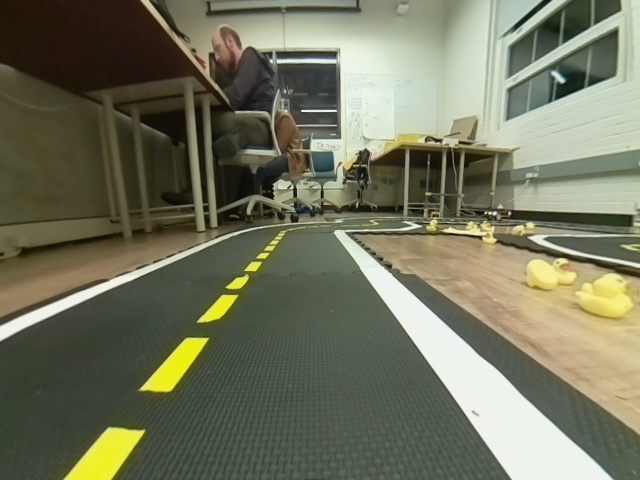
#> input picture HW7/lane_detector/image0.png, 640 x 480 px
$ python color_and_line.py image0.png
#> lines starting #> are read from the running program, lines starting #| are printed output that depends on the picture; after the words box and inside, x2 and y2 are one past the last pixel; in counts of white or black regions, pixels touching at a corner belong together
#> further down, image is the input picture: shape (480, 640, 3); mean B, G, R 93.6, 116.2, 114.4
#!/usr/bin/env python
import sys
import cv2

def lane_filter(image):
    # The incoming image is BGR format, convert it to HSV
    hsv = cv2.cvtColor(image, cv2.COLOR_BGR2HSV)
#> hsv: shape (480, 640, 3); mean H, S, V 38.8, 65.9, 119.6

    # OpenCV uses H: 0-179, S: 0-255, V: 0-255

    # Filter for only white pixels. Experiment with values as needed
    white_filter = cv2.inRange(hsv, (0,0,0), (180,30,255))
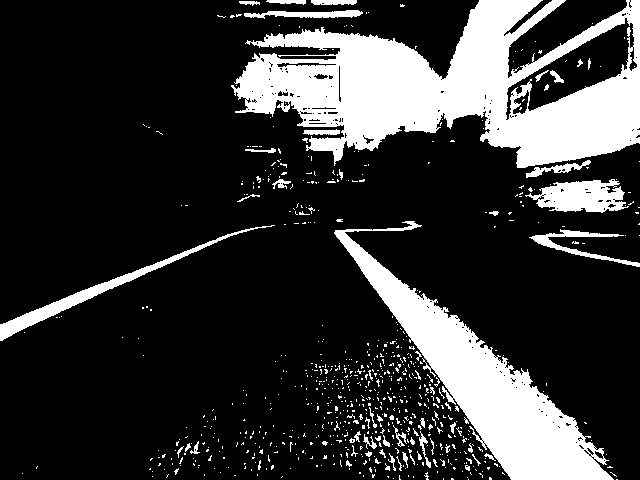
#> white_filter: shape (480, 640); 20.9% white; 734 white regions (677 under 20 px), largest, box (x1, y1, x2, y2) and area: (231, 0, 640, 168) 35443, (334, 221, 614, 480) 17630, (0, 225, 275, 341) 2224
    cv2.imshow("White Filter", white_filter)
    cv2.imwrite("white_filter.png", white_filter)

    # Filter for only yellow pixels. Experiment with values as needed
    yellow_filter = cv2.inRange(hsv, (23,100,193), (35,255,255))
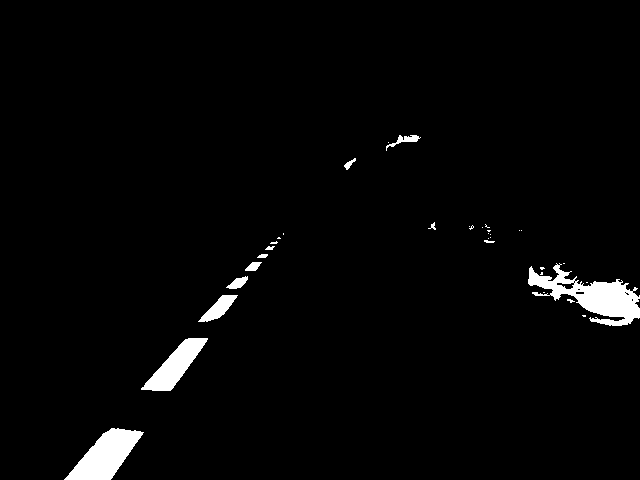
#> yellow_filter: shape (480, 640); 2.5% white; 34 white regions (22 under 20 px), largest, box (x1, y1, x2, y2) and area: (528, 263, 640, 326) 2904, (64, 428, 144, 480) 2161, (141, 338, 208, 391) 1464
    cv2.imshow("Yellow Filter", yellow_filter)
    cv2.imwrite("yellow_filter.png", yellow_filter)

    # Create a kernel to dilate the image.
    # Experiment with the numbers in parentheses (optional)
    kernel = cv2.getStructuringElement(cv2.MORPH_ELLIPSE, (3,3))

    # Dilate both the white and yellow images.
    # No need to experiment here.
    white_dilate = cv2.dilate(white_filter, kernel)
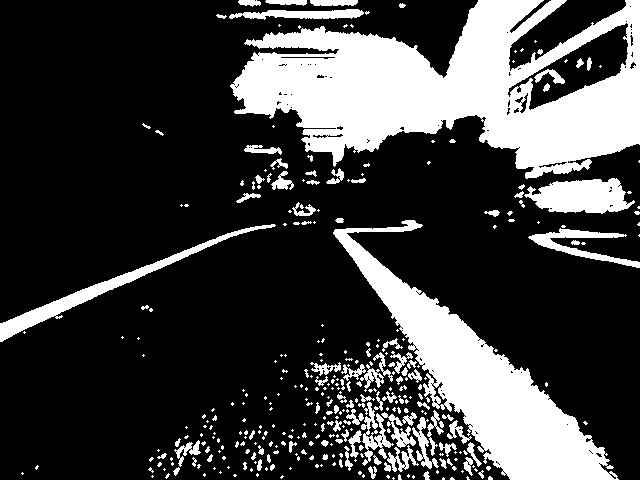
#> white_dilate: shape (480, 640); 25.2% white; 342 white regions (227 under 20 px), largest, box (x1, y1, x2, y2) and area: (230, 0, 640, 179) 39388, (333, 220, 619, 480) 19723, (0, 224, 276, 342) 2792
    cv2.imshow("Dilate White", white_dilate)
    cv2.imwrite("white_dilate.png", white_dilate)
    yellow_dilate = cv2.dilate(yellow_filter, kernel)
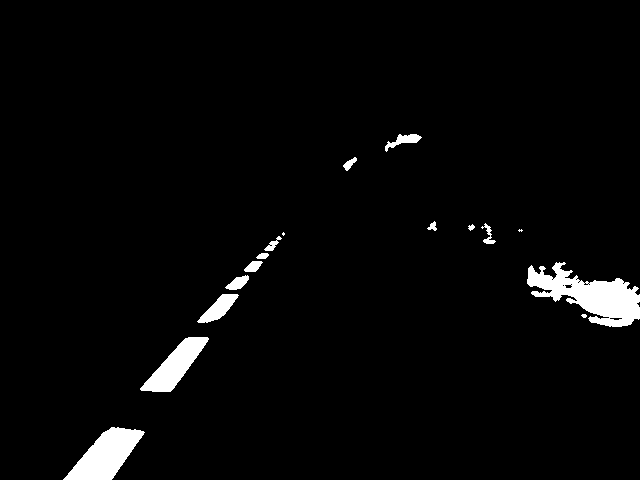
#> yellow_dilate: shape (480, 640); 3% white; 16 white regions (3 under 20 px), largest, box (x1, y1, x2, y2) and area: (527, 262, 640, 327) 3573, (63, 427, 145, 480) 2298, (140, 337, 209, 392) 1622
    cv2.imshow("Dilate Yellow", yellow_dilate)
    cv2.imwrite("yellow_dilate.png", yellow_dilate)

    # Perform edge detection on the original image.
    # Experiment with the first two numbers. Aperture size experimentation optional
    edges = cv2.Canny(image, 0, 375, apertureSize=3)
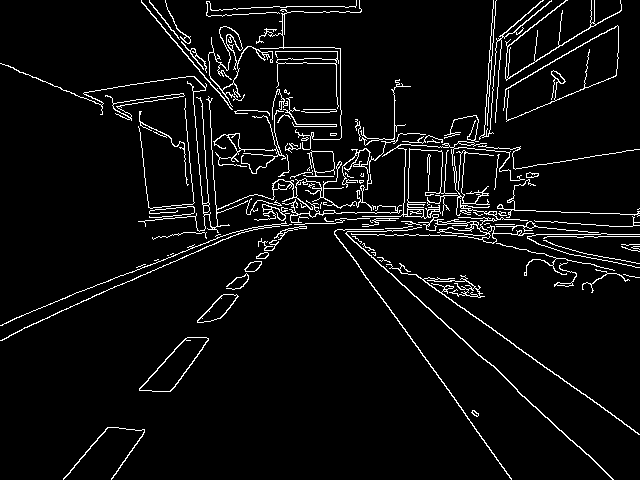
#> edges: shape (480, 640); 5.3% white in thin lines or dots
    cv2.imshow("Edges", edges)
    cv2.imwrite("edges.png", edges)

    # Use the edges to refine the lines in both white and yellow images
    # No need to experiment here
    white_edges = cv2.bitwise_and(white_dilate, edges)
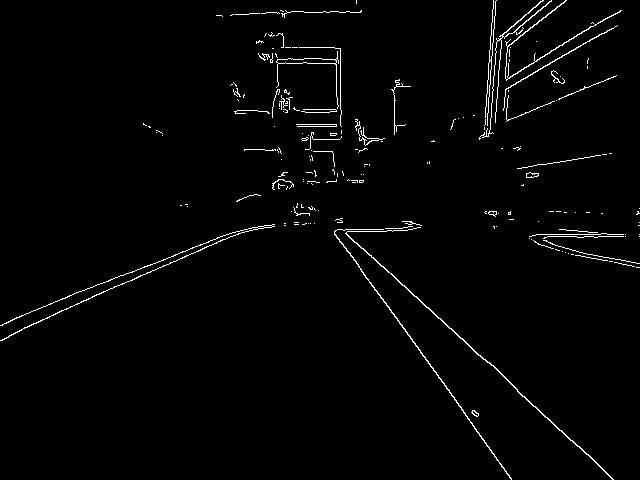
#> white_edges: shape (480, 640); 1.8% white in thin lines or dots
    cv2.imshow("White Edges", white_edges)
    cv2.imwrite("white_edges.png", white_edges)
    yellow_edges = cv2.bitwise_and(yellow_dilate, edges)
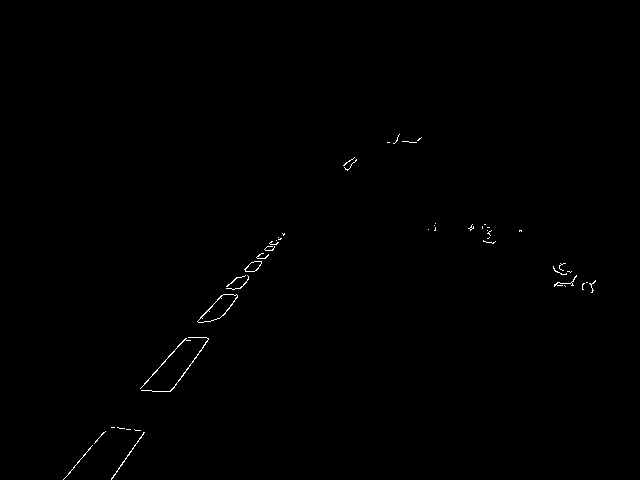
#> yellow_edges: shape (480, 640); 0.3% white in thin lines or dots, all inside (x1, y1, x2, y2) = (63, 134, 596, 480)
    cv2.imshow("Yellow Edges", yellow_edges)
    cv2.imwrite("yellow_edges.png", yellow_edges)

    # Wait for key press to close images
    cv2.waitKey()


if __name__ == "__main__":
    if len(sys.argv) != 2:
        print("Usage: %s image_filename.png" % sys.argv[0])
        exit()

    image_filename = sys.argv[1]
    image = cv2.imread(image_filename)
    lane_filter(image)

$ run again, on HW7/lane_detector/image2.png
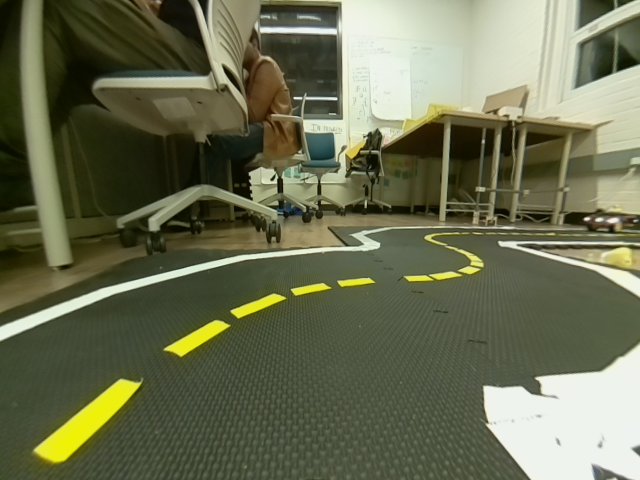
#> input picture HW7/lane_detector/image2.png, 640 x 480 px
#> image is the input picture: shape (480, 640, 3); mean B, G, R 82, 109.8, 106.3
#> hsv: shape (480, 640, 3); mean H, S, V 36.5, 89.1, 111.1
#> in lane_filter, `white_filter = cv2.inRange(hsv, (0,0,0), (180,30,255))`:
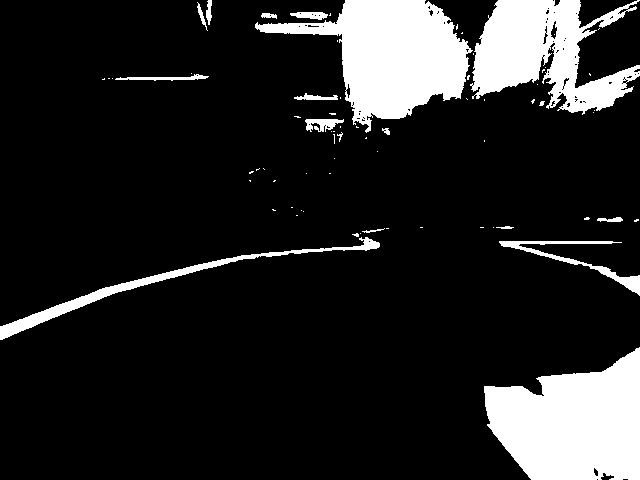
#> white_filter: shape (480, 640); 14.5% white; 71 white regions (53 under 20 px), largest, box (x1, y1, x2, y2) and area: (484, 347, 640, 480) 14784, (255, 0, 473, 133) 13582, (470, 0, 640, 115) 10620
#> yellow_filter: shape (480, 640); 1.8% white; 19 white regions (6 under 20 px), largest, box (x1, y1, x2, y2) and area: (35, 380, 141, 462) 2730, (165, 321, 229, 356) 787, (231, 294, 285, 318) 451
#> white_dilate: shape (480, 640); 16.1% white; 41 white regions (22 under 20 px), largest, box (x1, y1, x2, y2) and area: (254, 0, 640, 134) 26465, (483, 346, 640, 480) 15112, (0, 227, 390, 341) 3675
#> yellow_dilate: shape (480, 640); 2.1% white; 14 white regions (2 under 20 px), largest, box (x1, y1, x2, y2) and area: (34, 379, 142, 463) 2950, (164, 320, 230, 357) 919, (230, 293, 286, 319) 563
#> edges: shape (480, 640); 4.7% white in thin lines or dots
#> white_edges: shape (480, 640); 0.95% white in thin lines or dots
#> in lane_filter, `yellow_edges = cv2.bitwise_and(yellow_dilate, edges)`:
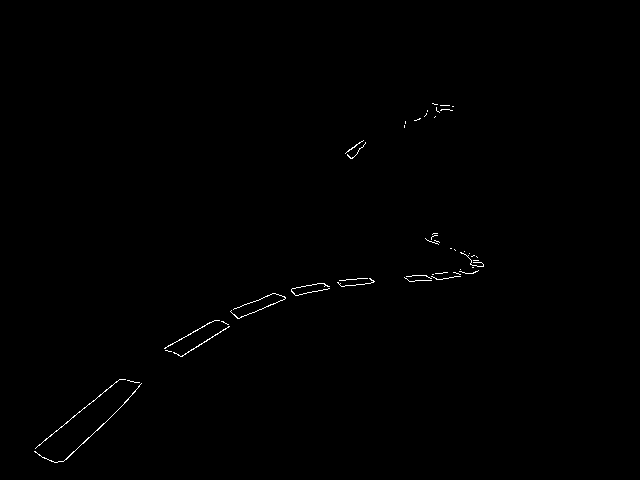
#> yellow_edges: shape (480, 640); 0.35% white in thin lines or dots, all inside (x1, y1, x2, y2) = (34, 103, 484, 463)

$ run again, on HW7/lane_detector/image3.png
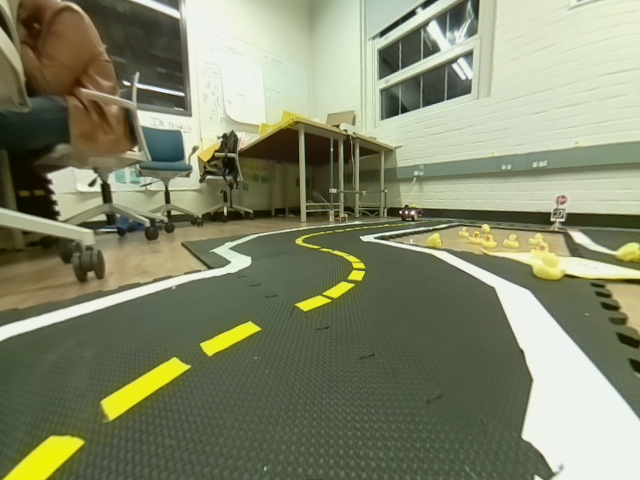
#> input picture HW7/lane_detector/image3.png, 640 x 480 px
#> image is the input picture: shape (480, 640, 3); mean B, G, R 108.2, 136.3, 131.6
#> hsv: shape (480, 640, 3); mean H, S, V 39, 67.7, 138.2
#> in lane_filter, `white_filter = cv2.inRange(hsv, (0,0,0), (180,30,255))`:
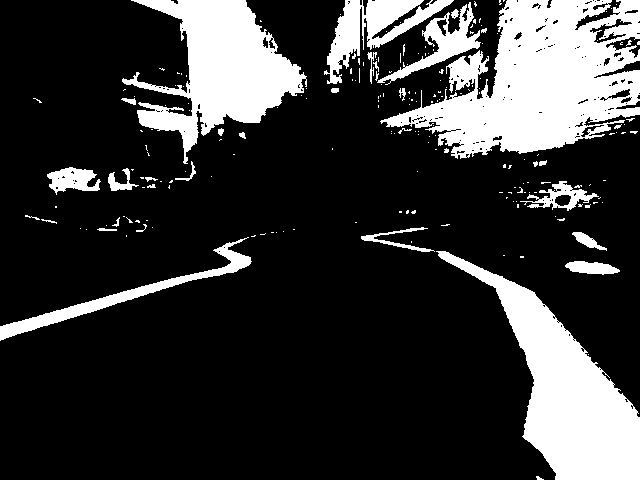
#> white_filter: shape (480, 640); 21.3% white; 205 white regions (172 under 20 px), largest, box (x1, y1, x2, y2) and area: (380, 0, 640, 159) 22842, (436, 251, 640, 480) 15922, (122, 0, 307, 164) 13235
#> yellow_filter: shape (480, 640); 2.2% white; 35 white regions (17 under 20 px), largest, box (x1, y1, x2, y2) and area: (101, 357, 190, 420) 1742, (4, 436, 84, 480) 1735, (201, 322, 260, 356) 761
#> white_dilate: shape (480, 640); 24.2% white; 97 white regions (57 under 20 px), largest, box (x1, y1, x2, y2) and area: (323, 0, 640, 160) 33258, (360, 226, 640, 480) 17157, (120, 0, 308, 165) 14439
#> yellow_dilate: shape (480, 640); 2.8% white; 14 white regions (1 under 20 px), largest, box (x1, y1, x2, y2) and area: (100, 356, 191, 421) 1931, (3, 435, 85, 480) 1857, (200, 321, 261, 357) 886
#> edges: shape (480, 640); 4.8% white in thin lines or dots
#> white_edges: shape (480, 640); 1.4% white in thin lines or dots
#> in lane_filter, `yellow_edges = cv2.bitwise_and(yellow_dilate, edges)`:
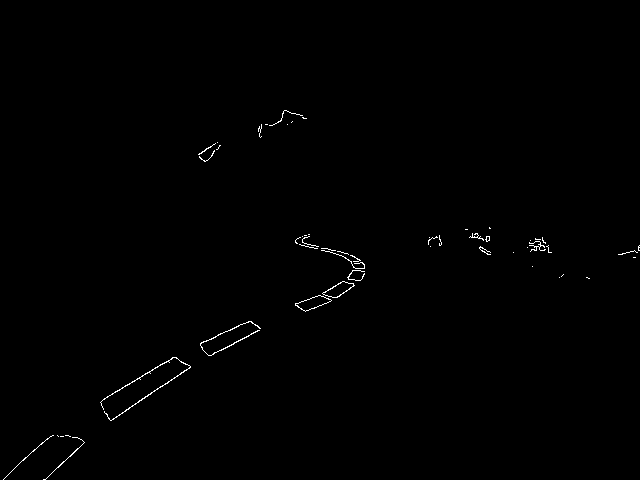
#> yellow_edges: shape (480, 640); 0.44% white in thin lines or dots, all inside (x1, y1, x2, y2) = (3, 110, 640, 480)

$ run again, on HW7/lane_detector/image4.png
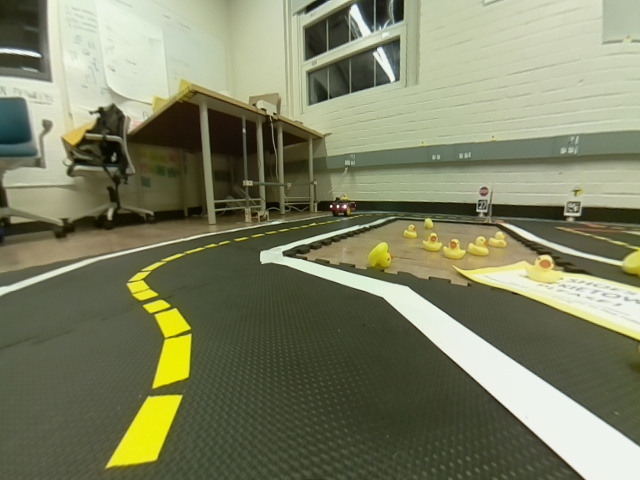
#> input picture HW7/lane_detector/image4.png, 640 x 480 px
#> image is the input picture: shape (480, 640, 3); mean B, G, R 100.2, 129.2, 125.8
#> hsv: shape (480, 640, 3); mean H, S, V 36, 71.3, 130.5
#> white_filter: shape (480, 640); 13.4% white; 186 white regions (153 under 20 px), largest, box (x1, y1, x2, y2) and area: (0, 0, 202, 157) 16012, (260, 240, 640, 480) 14287, (488, 274, 640, 330) 2992
#> yellow_filter: shape (480, 640); 2.4% white; 65 white regions (44 under 20 px), largest, box (x1, y1, x2, y2) and area: (107, 395, 182, 467) 2701, (153, 334, 191, 388) 1344, (155, 309, 190, 337) 596
#> white_dilate: shape (480, 640); 15.5% white; 115 white regions (68 under 20 px), largest, box (x1, y1, x2, y2) and area: (0, 0, 203, 159) 17497, (259, 218, 640, 480) 15446, (523, 0, 624, 61) 3647
#> yellow_dilate: shape (480, 640); 3% white; 34 white regions (14 under 20 px), largest, box (x1, y1, x2, y2) and area: (106, 394, 183, 468) 2919, (143, 299, 192, 389) 2424, (127, 254, 183, 301) 657
#> edges: shape (480, 640); 4.4% white in thin lines or dots
#> white_edges: shape (480, 640); 1% white in thin lines or dots
#> in lane_filter, `yellow_edges = cv2.bitwise_and(yellow_dilate, edges)`:
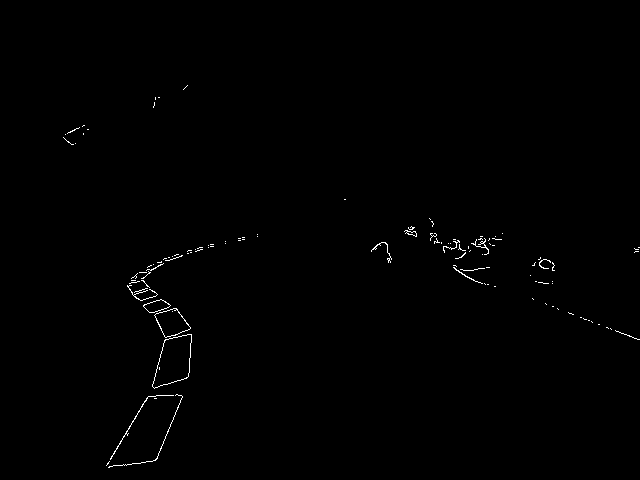
#> yellow_edges: shape (480, 640); 0.46% white in thin lines or dots, all inside (x1, y1, x2, y2) = (63, 85, 640, 468)
